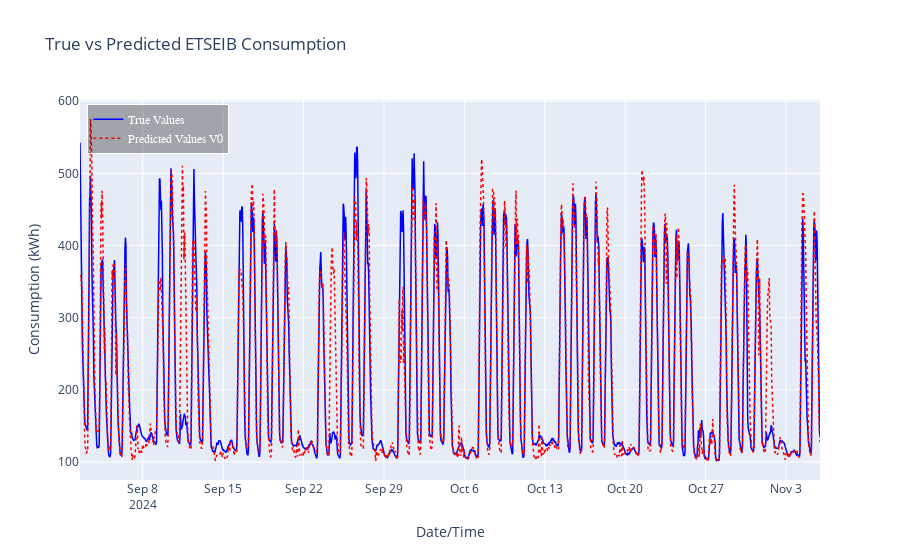

Notebook code for this chart:
### Markdown cell above
<div style="background-color: #f0f0f0; padding: 25px; border-radius: 5px; margin-top: 25px;">


Plot the predictions ``y_predict`` vs the real values ``y_test``
    
</div>

### Code cell
import plotly.graph_objects as go

# Create the figure
fig = go.Figure()

# Add the trace for the actual consumption (True Values)
fig.add_trace(go.Scatter(x=y_test.index, y=y_test, mode='lines', name='True Values',
                         line=dict(color='blue', width=1.5)))

# Add the trace for the predicted consumption (Predicted Values)
fig.add_trace(go.Scatter(x=y_test.index, y=y_predict_v0, mode='lines', name='Predicted Values V0',
                         line=dict(color='red', width=1.5, dash='dot')))  # 'dot' for less separated dashes


# Update layout for a more beautiful plot
fig.update_layout(
    title='True vs Predicted ETSEIB Consumption',
    xaxis_title='Date/Time',
    yaxis_title='Consumption (kWh)',
    template='plotly',  # dark theme, can change to 'plotly' for light theme
    hovermode='x unified',  # hover over to show values for both lines at a time
    legend=dict(
        x=0.01, y=0.99,  # position of legend
        traceorder='normal',
        font=dict(family="Arial", size=12, color="white"),
        bgcolor='rgba(0, 0, 0, 0.3)',
        bordercolor='white',
        borderwidth=1
    ),
   
   
)

# Show the plot
fig.show()

### Figure 1 — Plotly figure (JSON) as saved in the notebook; plotly's stock layout.template omitted (floating-point values rounded to 4 significant figures; data arrays with more than 128 entries replaced by an {"elided": "..."} marker saying what was removed)
{"data": [{"line": {"color": "blue", "width": 1.5}, "mode": "lines", "name": "True Values", "type": "scatter", "x": {"elided": "1548 str values"}, "y": {"elided": "1548 int values"}}, {"line": {"color": "red", "dash": "dot", "width": 1.5}, "mode": "lines", "name": "Predicted Values V0", "type": "scatter", "x": {"elided": "1548 str values"}, "y": {"elided": "1548 float values"}}], "layout": {"hovermode": "x unified", "legend": {"bgcolor": "rgba(0, 0, 0, 0.3)", "bordercolor": "white", "borderwidth": 1, "font": {"color": "white", "family": "Arial", "size": 12}, "traceorder": "normal", "x": 0.01, "y": 0.99}, "title": {"text": "True vs Predicted ETSEIB Consumption"}, "xaxis": {"title": {"text": "Date/Time"}}, "yaxis": {"title": {"text": "Consumption (kWh)"}}}}
